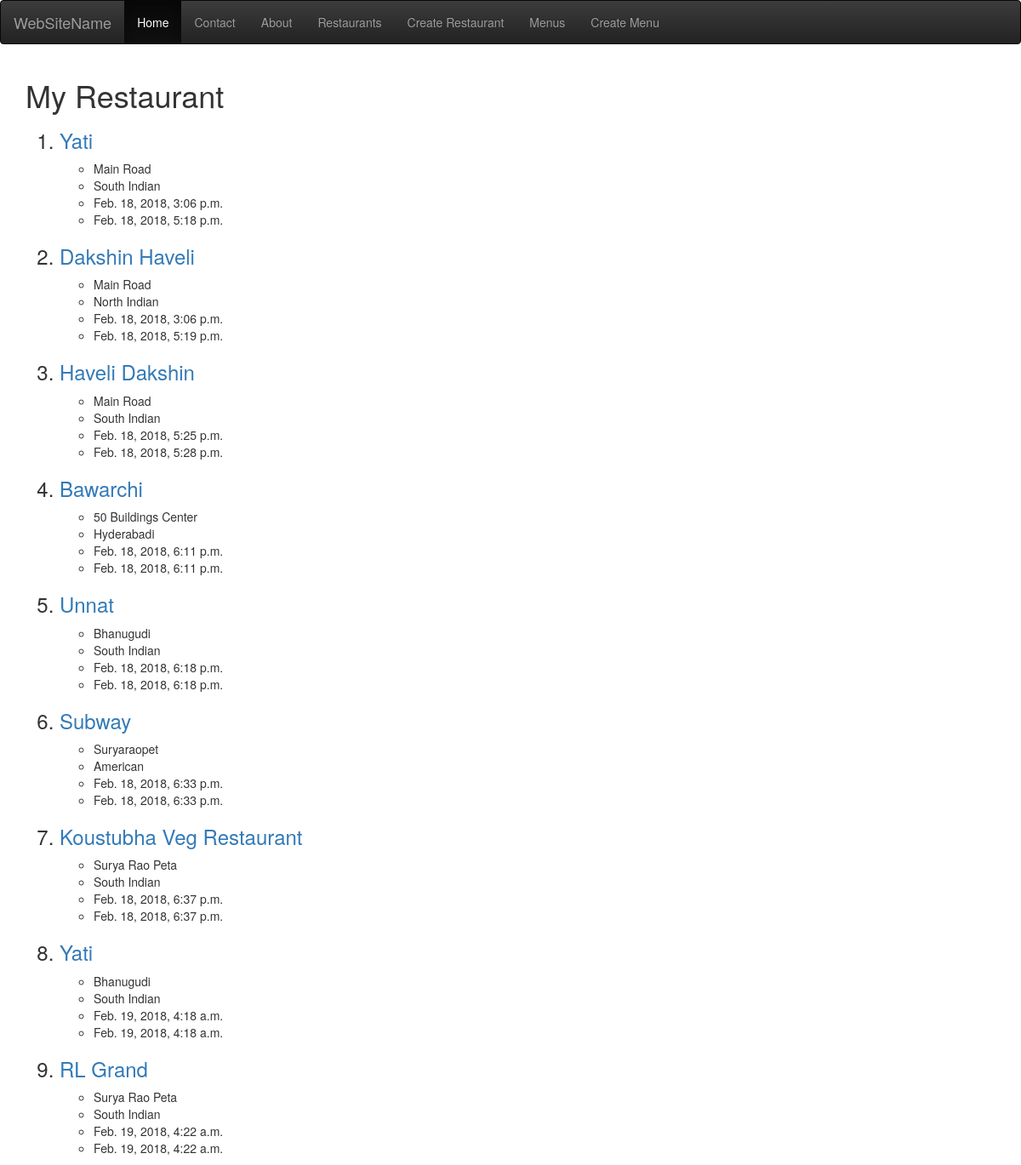
/restaurants/ (signed in), run on an earlier commit of the app's database.
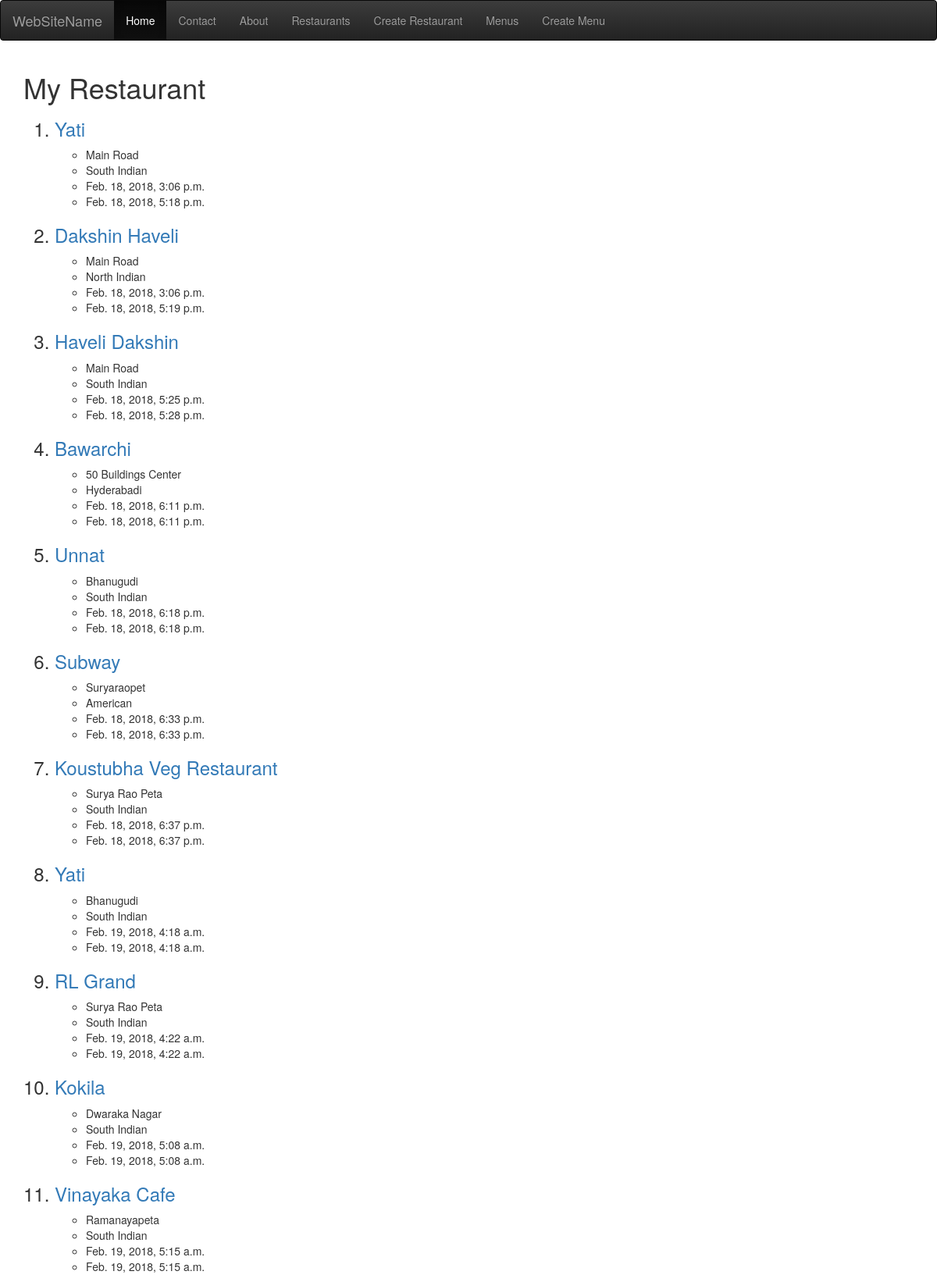
And on a later commit of the database.
### restaurants/models.py (models this page shows, shortened)
class RestaurantLocation(models.Model):
    owner = models.ForeignKey(User)
    name = models.CharField(max_length=120)
    location = models.CharField(max_length=120, null=True, blank=True)
    category = models.CharField(max_length=120, null=True, blank=True)
    timestamp = models.DateTimeField(auto_now_add=True)
    updated = models.DateTimeField(auto_now=True)
    slug = models.SlugField(null=True, blank=True)
    def get_absolute_url(self):
        return reverse('restaurants:detail', kwargs={'slug': self.slug})

### restaurants/views.py (the view)
class RestaurantListView(ListView):
    template_name = 'restaurants/restaurant_list.html'
    def get_queryset(self):
        return RestaurantLocation.objects.filter(owner=self.request.user)

### restaurants/templates/restaurants/restaurant_list.html (shortened to what this page needs)
{% extends 'base.html' %}
{% block content %}
    <h1>My Restaurant</h1>
    <ol>
        {% for object in object_list %}
            <h3><li><a href="{{ object.get_absolute_url }}">{{ object.name }}</a></li></h3>
            <ul>
                <li>{{ object.location }}</li>
                <li>{{ object.category }}</li>
                <li>{{ object.timestamp }}</li>
                <li>{{ object.updated }}</li>
            </ul>
        {% endfor %}
    </ol>
{% endblock content %}

What changed in the data, as far as the page shows it:
added RestaurantLocation: name "Kokila", location "Dwaraka Nagar", category "South Indian", timestamp "Feb. 19, 2018, 5:08 a.m.", updated "Feb. 19, 2018, 5:08 a.m."
added RestaurantLocation: name "Vinayaka Cafe", location "Ramanayapeta", category "South Indian", timestamp "Feb. 19, 2018, 5:15 a.m.", updated "Feb. 19, 2018, 5:15 a.m."
